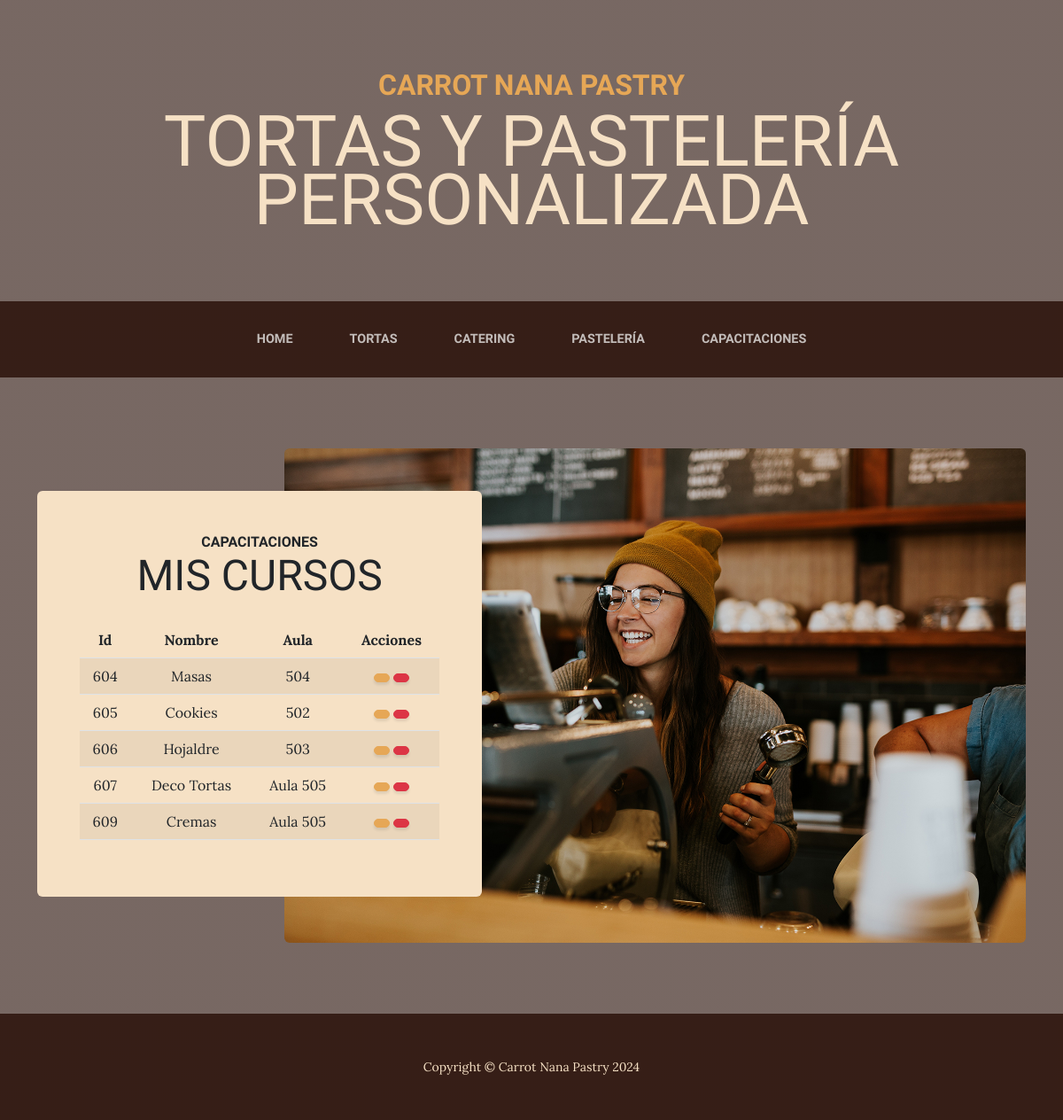
The app's page /capacitaciones_pedidos/ with its own data.
### carrot_app/models.py (models this page shows, shortened)
class Capacitaciones(models.Model):
    nombre = models.CharField(max_length=40)
    aula = models.CharField(max_length=40, default='Aula 505')

### carrot_app/views.py (the view)
# urls.py: path('capacitaciones_pedidos/', capacitaciones_curso, name = 'capacitaciones_curso'),
def capacitaciones_curso(request):
    capacitaciones = Capacitaciones.objects.all()
    contexto = {'capacitaciones': capacitaciones}
    return render(request, 'carrot_app/capacitaciones_curso.html', contexto)

### carrot_app/templates/carrot_app/capacitaciones_curso.html (shortened to what this page needs)
{% extends 'carrot_app/index.html'%}
{%block content%}
<img class="intro-img img-fluid mb-3 mb-lg-0 rounded" src="assets/img/intro.jpg" alt="..." />
            <div class="intro-text left-0 text-center bg-faded p-5 rounded">
                <h2 class="section-heading mb-4">
                    <span class="section-heading-upper">Capacitaciones</span>
                    <span class="section-heading-lower">Mis Cursos</span>
                </h2>
                <table class="table table-striped">
                    <thead>
                        <tr>
                            <th>Id</th>
                            <th>Nombre</th>
                            <th>Aula</th>
                            <th>Acciones</th>
                        </tr>
                    </thead>
                    <tbody>
                    {% for c in capacitaciones  %}
                        <tr>
                            <td>{{ c.id }}</td>
                            <td>{{ c.nombre }}</td>
                            <td>{{ c.aula }}</td>
                            <td>
                                <a
                                  href="{% url 'capacitaciones_update' c.id %}"
                                  class="btn btn-primary"
                                  style="--bs-btn-padding-y: .25rem; --bs-btn-padding-x: .5rem; --bs-btn-font-size: .75rem;"
                                  >
                                </a>
                                <a
                                  href="{% url 'capacitaciones_delete' c.id %}"
                                  class="btn btn-danger"
                                  style="--bs-btn-padding-y: .25rem; --bs-btn-padding-x: .5rem; --bs-btn-font-size: .75rem;"
                                  >
                                </a>
                            </td>
                        </tr>
                    {% endfor %}
                    </tbody>
                </table>
            </div>
{% endblock content%}

### records on screen
Capacitaciones: id "604", nombre "Masas", aula "504"
Capacitaciones: id "605", nombre "Cookies", aula "502"
Capacitaciones: id "606", nombre "Hojaldre", aula "503"
Capacitaciones: id "607", nombre "Deco Tortas", aula "Aula 505"
Capacitaciones: id "609", nombre "Cremas", aula "Aula 505"
